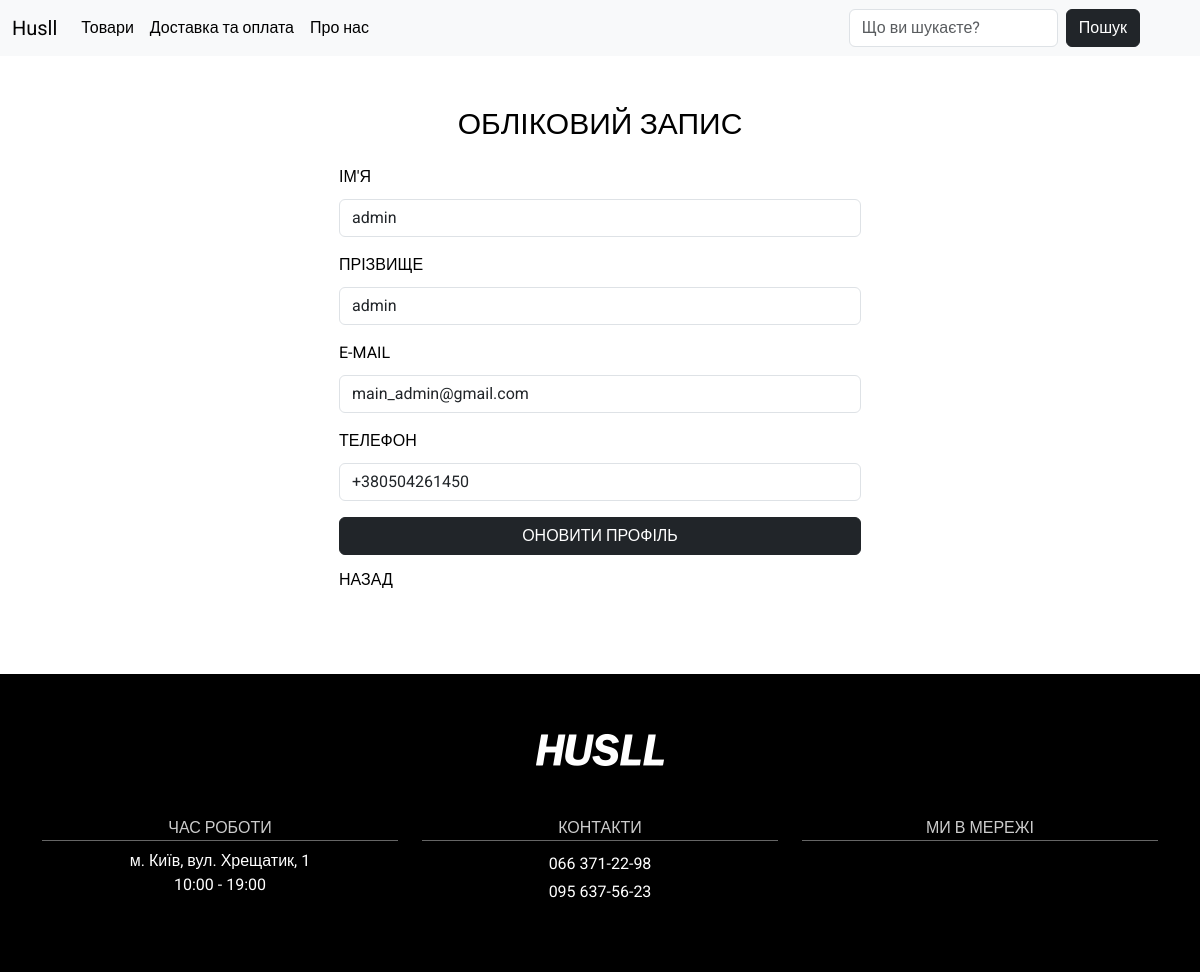
Page /user_data/ (signed in) on the committed database.
### main/models.py (models this page shows, shortened)
class CustomUser(AbstractBaseUser, PermissionsMixin):
    email = models.EmailField(unique=True)
    first_name = models.CharField(max_length=30)
    last_name = models.CharField(max_length=30)
    phone = PhoneNumberField(unique=True)
    is_active = models.BooleanField(default=True)
    is_staff = models.BooleanField(default=False)
    region = models.CharField(max_length=100, default='', verbose_name='Region')
    city = models.CharField(max_length=100, default='', verbose_name='City')
    new_post = models.CharField(max_length=100, default='', verbose_name='New Post')
    objects = CustomUserManager()
    USERNAME_FIELD = 'email'
    REQUIRED_FIELDS = ['first_name', 'last_name', 'phone']
    groups = models.ManyToManyField(
        'auth.Group',
        related_name='custom_users',
        blank=True,
        verbose_name='groups',
        help_text='The groups this user belongs to. A user will get all permissions granted to each of their groups.',
    )
    user_permissions = models.ManyToManyField(
        'auth.Permission',
        related_name='custom_users_permissions',
        blank=True,
        verbose_name='user permissions',
        help_text='Specific permissions for this user.',
    )
    class Meta:
        verbose_name = 'Користувачі'
        verbose_name_plural = 'Користувачі'

### main/views.py (the view, shortened to what this page needs)
# urls.py: path('user_data/', views.user_data, name='user_data'),
def user_data(request):
    return render(request, 'main/user_data.html')

### main/templates/main/user_data.html (shortened to what this page needs)
{% extends 'main/base.html' %}
{% load static %}
{% block content %}
    <section class="user-profile">
        <div class="container">
            <div class="row justify-content-center">
                <div class="col-md-6">
                    <h4 class="user-title">ОБЛІКОВИЙ ЗАПИС</h4>
                    <div class="container">
                        <div class="user-data">
                            <form method="POST">
                                <div class="mb-3">
                                    <label for="firstName">ІМ'Я</label>
                                    <input type="text" class="form-control" id="firstName" name="first_name" value="{{ user.first_name }}" required>
                                </div>
                                <div class="mb-3">
                                    <label for="lastName">ПРІЗВИЩЕ</label>
                                    <input type="text" class="form-control" id="lastName" name="last_name" value="{{ user.last_name }}" required>
                                </div>
                                <div class="mb-3">
                                    <label for="email">E-MAIL</label>
                                    <input type="email" class="form-control" id="email" name="email" value="{{ user.email }}" required>
                                </div>
                                <div class="mb-3">
                                    <label for="phone">ТЕЛЕФОН</label>
                                    <input type="tel" class="form-control" id="phone" name="phone" value="{{ user.phone }}" required>
                                </div>
                                <div class="d-grid mx-auto">
                                    <button type="submit" class="btn btn-dark">ОНОВИТИ ПРОФІЛЬ</button>
                                </div>
                                <div class="col-md-6">
                                    <a href="{% url 'profile' %}">
                                        НАЗАД
                                    </a>
                                </div>
                            </form>
                        </div>
                    </div>
                </div>
            </div>
        </div>
    </section>
{% endblock %}

### main/static/main/css/main.css (style rules this page uses)
html { font-size: 16px; }
body { font-family: 'Roboto', sans-serif; font-size: 16px; font-weight: 400px; color: #000; background-color: #fff; min-width: 320px; }
section { padding: 50px 0; }
a { color: #000000; text-decoration: none; }
.user-profile h4 { font-size: 30px; text-align: center; }
.user-title { padding-bottom: 15px; }
.user-data label { margin-bottom: 10px; }
.user-data input { margin-bottom: 10px; }
.user-data button { margin-bottom: 10px; }

### rows in the picture
CustomUser: first_name "admin", last_name "admin", email "main_admin@gmail.com", phone "+380504261450"
